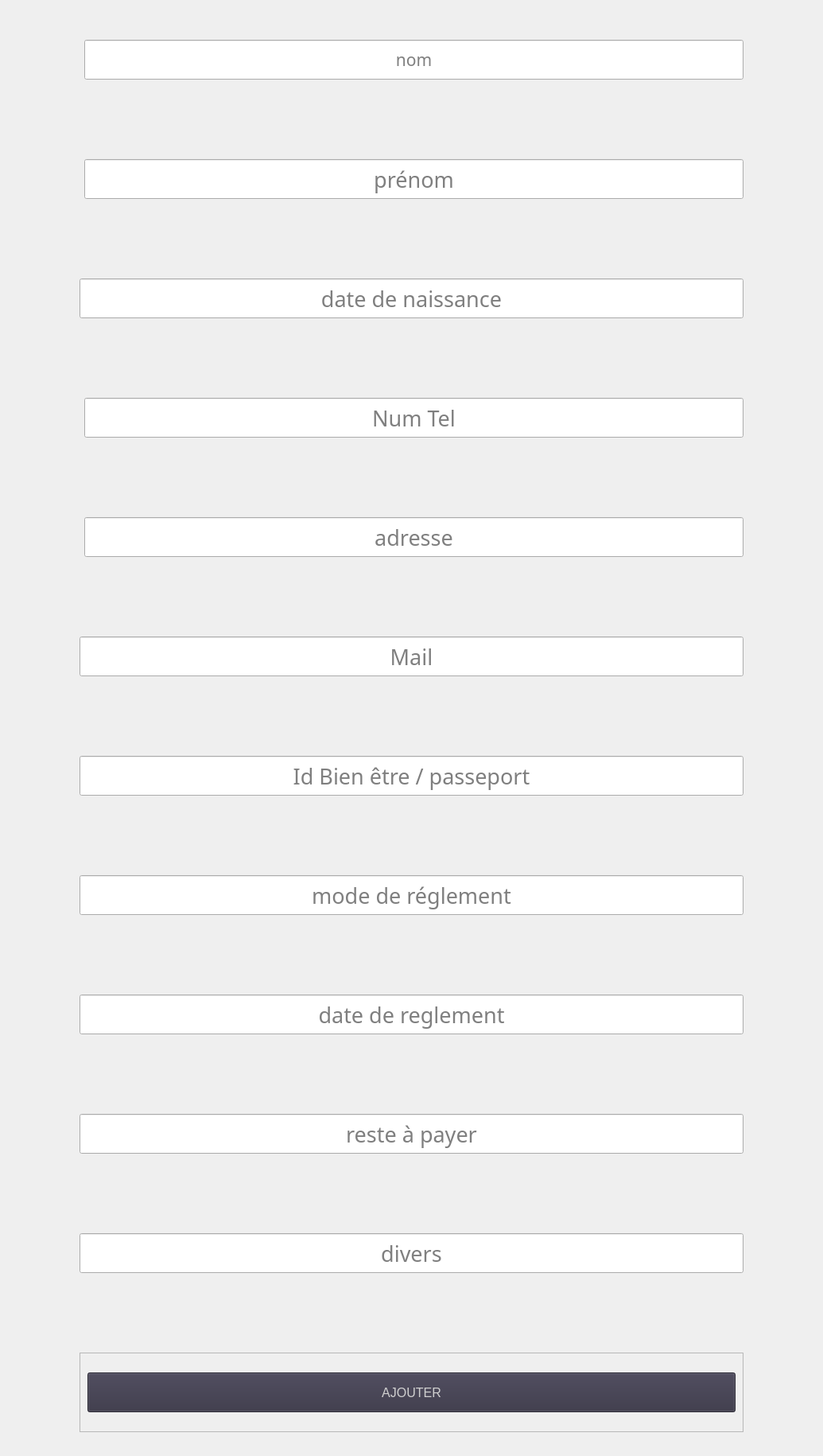
                      <widget class="QWidget" name="scrollAreaWidgetContents_3">
                       <property name="geometry">
                        <rect>
                         <x>0</x>
                         <y>-1140</y>
                         <width>1035</width>
                         <height>1830</height>
                        </rect>
                       </property>
                       <layout class="QGridLayout" name="gridLayout_10">
                        <property name="leftMargin">
                         <number>100</number>
                        </property>
                        <property name="topMargin">
                         <number>50</number>
                        </property>
                        <property name="rightMargin">
                         <number>100</number>
                        </property>
                        <property name="bottomMargin">
                         <number>30</number>
                        </property>
                        <property name="verticalSpacing">
                         <number>100</number>
                        </property>
                        <item row="9" column="0" colspan="2">
                         <widget class="QLineEdit" name="lineEdit_30">
                          <property name="minimumSize">
                           <size>
                            <width>500</width>
                            <height>50</height>
                           </size>
                          </property>
                          <property name="font">
                           <font>
                            <family>3ds</family>
                            <pointsize>20</pointsize>
                           </font>
                          </property>
                          <property name="alignment">
                           <set>Qt::AlignCenter</set>
                          </property>
                          <property name="placeholderText">
                           <string>reste à payer</string>
                          </property>
                         </widget>
                        </item>
                        <item row="7" column="0" colspan="2">
                         <widget class="QLineEdit" name="lineEdit_26">
                          <property name="minimumSize">
                           <size>
                            <width>500</width>
                            <height>50</height>
                           </size>
                          </property>
                          <property name="font">
                           <font>
                            <family>3ds</family>
                            <pointsize>20</pointsize>
                           </font>
                          </property>
                          <property name="alignment">
                           <set>Qt::AlignCenter</set>
                          </property>
                          <property name="placeholderText">
                           <string>mode de réglement</string>
                          </property>
                         </widget>
                        </item>
                        <item row="10" column="0" colspan="2">
                         <widget class="QLineEdit" name="lineEdit_21">
                          <property name="minimumSize">
                           <size>
                            <width>500</width>
                            <height>50</height>
                           </size>
                          </property>
                          <property name="font">
                           <font>
                            <family>3ds</family>
                            <pointsize>20</pointsize>
                           </font>
                          </property>
                          <property name="alignment">
                           <set>Qt::AlignCenter</set>
                          </property>
                          <property name="placeholderText">
                           <string>divers</string>
                          </property>
                         </widget>
                        </item>
                        <item row="0" column="1">
                         <widget class="QLineEdit" name="lineEdit_22">
                          <property name="minimumSize">
                           <size>
                            <width>500</width>
                            <height>50</height>
                           </size>
                          </property>
                          <property name="font">
                           <font>
                            <family>3ds</family>
                            <pointsize>16</pointsize>
                           </font>
                          </property>
                          <property name="alignment">
                           <set>Qt::AlignCenter</set>
                          </property>
                          <property name="placeholderText">
                           <string>nom</string>
                          </property>
                         </widget>
                        </item>
                        <item row="6" column="0" colspan="2">
                         <widget class="QLineEdit" name="lineEdit_29">
                          <property name="minimumSize">
                           <size>
                            <width>500</width>
                            <height>50</height>
                           </size>
                          </property>
                          <property name="font">
                           <font>
                            <family>3ds</family>
                            <pointsize>20</pointsize>
                           </font>
                          </property>
                          <property name="alignment">
                           <set>Qt::AlignCenter</set>
                          </property>
                          <property name="placeholderText">
                           <string>Id Bien être / passeport</string>
                          </property>
                         </widget>
                        </item>
                        <item row="1" column="1">
                         <widget class="QLineEdit" name="lineEdit_24">
                          <property name="minimumSize">
                           <size>
                            <width>500</width>
                            <height>50</height>
                           </size>
                          </property>
                          <property name="font">
                           <font>
                            <family>3ds</family>
                            <pointsize>20</pointsize>
                           </font>
                          </property>
                          <property name="alignment">
                           <set>Qt::AlignCenter</set>
                          </property>
                          <property name="placeholderText">
                           <string>prénom</string>
                          </property>
                         </widget>
                        </item>
                        <item row="4" column="1">
                         <widget class="QLineEdit" name="lineEdit_23">
                          <property name="minimumSize">
                           <size>
                            <width>500</width>
                            <height>50</height>
                           </size>
                          </property>
                          <property name="font">
                           <font>
                            <family>3ds</family>
                            <pointsize>20</pointsize>
                           </font>
                          </property>
                          <property name="alignment">
                           <set>Qt::AlignCenter</set>
                          </property>
                          <property name="placeholderText">
                           <string>adresse</string>
                          </property>
                         </widget>
                        </item>
                        <item row="5" column="0" colspan="2">
                         <widget class="QLineEdit" name="lineEdit_31">
                          <property name="minimumSize">
                           <size>
                            <width>500</width>
                            <height>50</height>
                           </size>
                          </property>
                          <property name="font">
                           <font>
                            <family>3ds</family>
                            <pointsize>20</pointsize>
                           </font>
                          </property>
                          <property name="alignment">
                           <set>Qt::AlignCenter</set>
                          </property>
                          <property name="placeholderText">
                           <string>Mail</string>
                          </property>
                         </widget>
                        </item>
                        <item row="8" column="0" colspan="2">
                         <widget class="QLineEdit" name="lineEdit_27">
                          <property name="minimumSize">
                           <size>
                            <width>500</width>
                            <height>50</height>
                           </size>
                          </property>
                          <property name="font">
                           <font>
                            <family>3ds</family>
                            <pointsize>20</pointsize>
                           </font>
                          </property>
                          <property name="alignment">
                           <set>Qt::AlignCenter</set>
                          </property>
                          <property name="placeholderText">
                           <string>date de reglement</string>
                          </property>
                         </widget>
                        </item>
                        <item row="3" column="1">
                         <widget class="QLineEdit" name="lineEdit_25">
                          <property name="minimumSize">
                           <size>
                            <width>500</width>
                            <height>50</height>
                           </size>
                          </property>
                          <property name="font">
                           <font>
                            <family>3ds</family>
                            <pointsize>20</pointsize>
                           </font>
                          </property>
                          <property name="alignment">
                           <set>Qt::AlignCenter</set>
                          </property>
                          <property name="placeholderText">
                           <string>Num Tel</string>
                          </property>
                         </widget>
                        </item>
                        <item row="2" column="0" colspan="2">
                         <widget class="QLineEdit" name="lineEdit_28">
                          <property name="minimumSize">
                           <size>
                            <width>500</width>
                            <height>50</height>
                           </size>
                          </property>
                          <property name="font">
                           <font>
                            <family>3ds</family>
                            <pointsize>20</pointsize>
                           </font>
                          </property>
                          <property name="alignment">
                           <set>Qt::AlignCenter</set>
                          </property>
                          <property name="placeholderText">
                           <string>date de naissance</string>
                          </property>
                         </widget>
                        </item>
                        <item row="11" column="0" colspan="2">
                         <widget class="QFrame" name="frame_4">
                          <property name="minimumSize">
                           <size>
                            <width>0</width>
                            <height>100</height>
                           </size>
                          </property>
                          <property name="frameShape">
                           <enum>QFrame::StyledPanel</enum>
                          </property>
                          <property name="frameShadow">
                           <enum>QFrame::Raised</enum>
                          </property>
                          <layout class="QGridLayout" name="gridLayout_12">
                           <item row="0" column="0">
                            <widget class="QPushButton" name="btn_add">
                             <property name="enabled">
                              <bool>true</bool>
                             </property>
                             <property name="minimumSize">
                              <size>
                               <width>0</width>
                               <height>50</height>
                              </size>
                             </property>
                             <property name="font">
                              <font>
                               <family>Segoe UI</family>
                               <pointsize>12</pointsize>
                               <weight>50</weight>
                               <italic>false</italic>
                               <bold>false</bold>
                              </font>
                             </property>
                             <property name="cursor">
                              <cursorShape>ArrowCursor</cursorShape>
                             </property>
                             <property name="mouseTracking">
                              <bool>false</bool>
                             </property>
                             <property name="toolTip">
                              <string>&lt;html&gt;&lt;head/&gt;&lt;body&gt;&lt;p&gt;&lt;span style=&quot; font-size:36pt; font-weight:600;&quot;&gt;LOGIN SYSTEM&lt;/span&gt;&lt;/p&gt;&lt;/body&gt;&lt;/html&gt;</string>
                             </property>
                             <property name="layoutDirection">
                              <enum>Qt::LeftToRight</enum>
                             </property>
                             <property name="autoFillBackground">
                              <bool>false</bool>
                             </property>
                             <property name="styleSheet">
                              <string notr="true">QPushButton {
   background-color: rgb(53, 50, 67);
   color: rgb(208, 208, 208);
   font: 12pt &quot;Segoe UI&quot;;

}

QPushButton:hover {
	
	
	background-color: rgb(55, 52, 70);

}</string>
                             </property>
                             <property name="text">
                              <string>AJOUTER</string>
                             </property>
                             <property name="checkable">
                              <bool>false</bool>
                             </property>
                             <property name="autoRepeat">
                              <bool>false</bool>
                             </property>
                             <property name="autoExclusive">
                              <bool>false</bool>
                             </property>
                             <property name="autoDefault">
                              <bool>true</bool>
                             </property>
                             <property name="default">
                              <bool>false</bool>
                             </property>
                             <property name="flat">
                              <bool>false</bool>
                             </property>
                            </widget>
                           </item>
                          </layout>
                         </widget>
                        </item>
                       </layout>
                      </widget>
